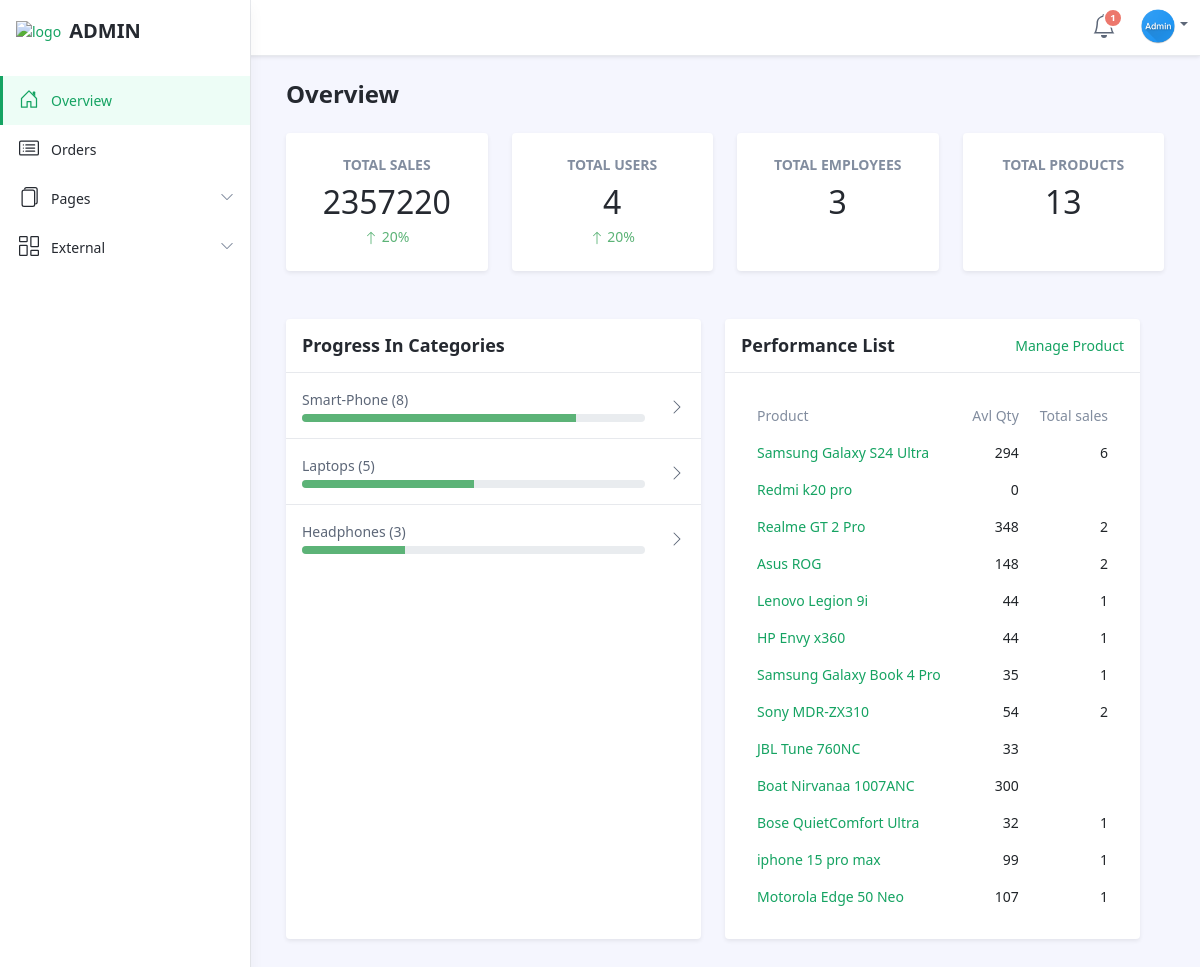
The page /adminindex on the database as committed earlier.
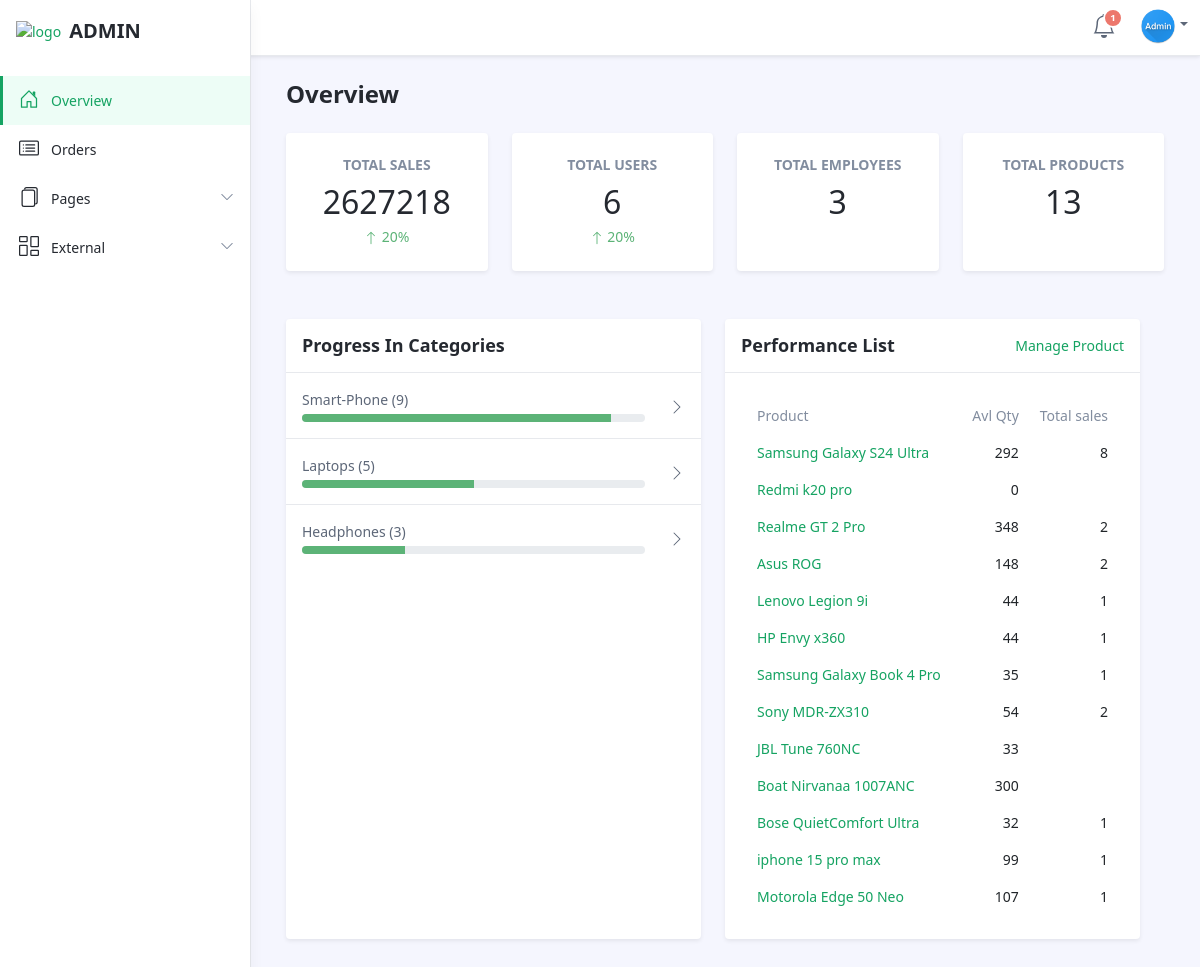
The same page on the database as committed later.
### appsone/models.py (models this page shows)
class product(models.Model):
    p_name = models.CharField(max_length=100)
    brand = models.CharField(max_length=100)
    description = models.TextField()
    category = models.CharField(max_length=100)
    image = models.FileField(upload_to='img/product/', null=True, blank=True)
    offer = models.IntegerField()
    price = models.IntegerField()
    quantity = models.IntegerField()

### appsone/views.py (the view)
# urls.py: path('adminindex', views.adminindex, name='adminindex'),
def adminindex(request):
    admin_id = request.session.get('admin_id')
    admin = Admin_one.objects.get(pk=1)
    user_count = UserRegister1.objects.count()
    employee_count = ShopEmployeeRegister1.objects.count()
    product_count = product.objects.count()
    product_data = product.objects.all()
    messages =Message.objects.filter(status=0)
    messages_count =Message.objects.filter(status=0).count()
    category_counts = Paid_Product.objects.values('product_details__category').annotate(
        count=Count('product_details__category'))
    paid_products = Paid_Product.objects.all()
    total_price_all = sum(product.total_price for product in paid_products)
    print(category_counts)
    a = b = c = 0
    for category in category_counts:
        if category['product_details__category'] == "Headset":
            a = category['count']
        elif category['product_details__category'] == "Smart-Phone":
            b = category['count']
        else:
            c = category['count']
    print(a, b, c)
    total_quantities = Paid_Product.objects.values('product_details__id', 'product_details__p_name').annotate(
        total_quantity=Sum('quantity'))
    return render(request, "adminindex.html", {
        'user_count': user_count,
        'employee_count': employee_count,
        'product_count': product_count,
        'product_data': product_data,
        'Headset': a,
        'Smart_Phone': b,
        'Laptop': c,
        'total_price_all': total_price_all,
        "admin": admin,
        "total_quantities" : total_quantities,
        'messages':messages,
        'messages_count':messages_count
    })

### appsone/models.py (called while the page is built)
    @property
    def total_price(self):
        return (self.product_details.price * self.quantity)

### template/adminindex.html (shortened to what the changed rows need)
<!DOCTYPE html>
<html lang="en">
<head>
	{% load static %}
    <link id="theme-style" rel="stylesheet" href="{% static 'css/portal.css' %}">
</head>
<body class="app">
    <div class="app-wrapper">
	    <div class="app-content pt-3 p-md-3 p-lg-4">
		    <div class="container-xl">
			    <h1 class="app-page-title">Overview</h1>
			    <div class="row g-4 mb-4">
				    <div class="col-6 col-lg-3">
					    <div class="app-card app-card-stat shadow-sm h-100">
						    <div class="app-card-body p-3 p-lg-4">
							    <h4 class="stats-type mb-1">Total Sales</h4>
							    <div class="stats-figure">{{total_price_all}}</div>
							    <div class="stats-meta text-success">
								    <svg width="1em" height="1em" viewBox="0 0 16 16" class="bi bi-arrow-up" fill="currentColor" xmlns="http://www.w3.org/2000/svg">
  <path fill-rule="evenodd" d="M8 15a.5.5 0 0 0 .5-.5V2.707l3.146 3.147a.5.5 0 0 0 .708-.708l-4-4a.5.5 0 0 0-.708 0l-4 4a.5.5 0 1 0 .708.708L7.5 2.707V14.5a.5.5 0 0 0 .5.5z"/>
</svg> 20%</div>
						    </div>
					    </div>
				    </div>
				    <div class="col-6 col-lg-3">
					    <div class="app-card app-card-stat shadow-sm h-100">
						    <div class="app-card-body p-3 p-lg-4">
							    <h4 class="stats-type mb-1">Total Users</h4>
							    <div class="stats-figure">{{user_count}}</div>
							   <div class="stats-meta text-success">
								    <svg width="1em" height="1em" viewBox="0 0 16 16" class="bi bi-arrow-up" fill="currentColor" xmlns="http://www.w3.org/2000/svg">
  <path fill-rule="evenodd" d="M8 15a.5.5 0 0 0 .5-.5V2.707l3.146 3.147a.5.5 0 0 0 .708-.708l-4-4a.5.5 0 0 0-.708 0l-4 4a.5.5 0 1 0 .708.708L7.5 2.707V14.5a.5.5 0 0 0 .5.5z"/>
</svg> 20%</div>
						    </div>
					    </div>
				    </div>
			    </div>
			    <div class="row g-4 mb-4">
			    <div class="row g-4 mb-4">
				    <div class="col-12 col-lg-6">
				        <div class="app-card app-card-progress-list h-100 shadow-sm">
					        <div class="app-card-body">
							    <div class="item p-3">
								    <div class="row align-items-center">
									    <div class="col">
										    <div class="title mb-1 ">Smart-Phone ({{Smart_Phone}})</div>
										    <div class="progress">
  <div class="progress-bar bg-success" role="progressbar" style="width: {{Smart_Phone}}0%;" aria-valuenow="25" aria-valuemin="0" aria-valuemax="100"></div>
</div>
									    </div>
								    </div>
							    </div>
					        </div>
				        </div>
			        </div>
			        <div class="col-12 col-lg-6">
				        <div class="app-card app-card-stats-table h-100 shadow-sm">
					        <div class="app-card-body p-3 p-lg-4">
						        <div class="table-responsive">
							        <table class="table table-borderless mb-0">
										<thead>
											<tr>
												<th class="meta">Product</th>
												<th class="meta stat-cell">Avl Qty</th>
												<th class="meta stat-cell">Total sales</th>
											</tr>
										</thead>
										<tbody>
										 {% for product in product_data %}
        <tr>
            <td><a href="#">{{ product.p_name }}</a></td>
            <td class="stat-cell">{{ product.quantity }}</td>
            <td class="stat-cell">
                {% for quantity in total_quantities %}
                    {% if quantity.product_details__id == product.id %}
                        {{ quantity.total_quantity }}
                    {% endif %}
                {% endfor %}
            </td>
        </tr>
        {% empty %}
        <tr>
            <td colspan="3">No products found.</td>
        </tr>
        {% endfor %}
										</tbody>
									</table>
						        </div>
					        </div>
				        </div>
			        </div>
			    </div>
		    </div>
	    </div>
    </div>
</body>
</html>

Rows that differ between the two databases and show on the page:
changed product "Samsung Galaxy S24 Ultra": quantity "294" → "292"
Other text that changed with them:
{{ total_price_all }}: "2357220" → "2627218"
{{ user_count }}: "4" → "6"
{{ Smart_Phone }}: "8" → "9"
{{ Smart_Phone }}: 8 → 9 (drawn)
new list line: "8"
list line gone: "6"
